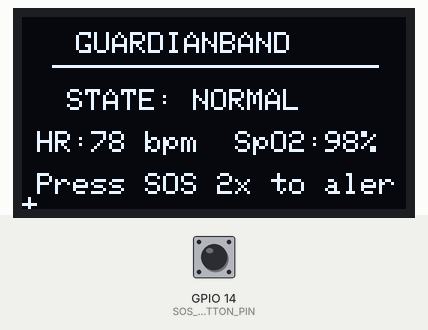
Recording of a sketch running on a simulated ESP32. On the bench: 128×64 one-colour display. Inputs (shaded band) come from the test bench; at power-on: GPIO 14 (SOS_BUTTON_PIN) HIGH. EEPROM starts erased; the modem accepts every AT command (registered, SIM ready, sends succeed) and sends nothing else; what the sketch prints to the serial monitor is not drawn.

Above: at 3.1 s.
3.2 s: GPIO 14 (SOS_BUTTON_PIN) pulled LOW for 1 s
At 5.2 s:
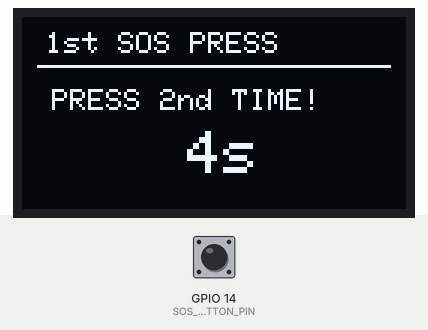
7.2 s: GPIO 14 (SOS_BUTTON_PIN) pulled LOW for 3.2 s
At 7.43 s:
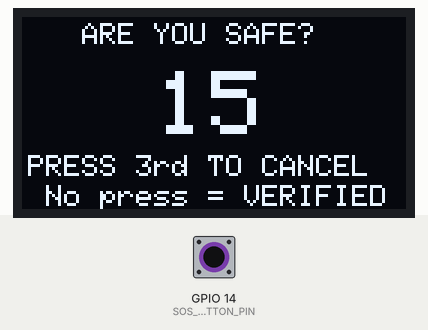
At 7.9 s:
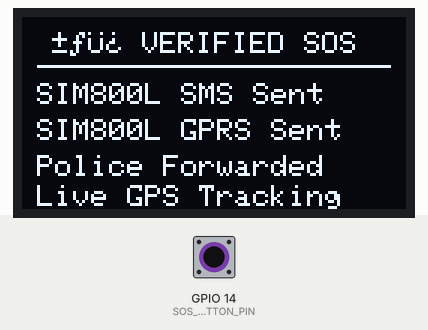
Timing chart, 0 to 10.2 s (numbered marks = the images above; inputs shaded):
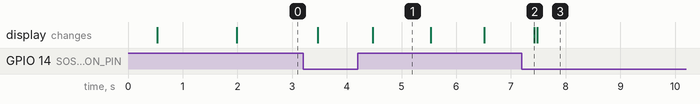

Measured:
- after the input at 3.2 s, the display: first changes after 0.26 s (image 1 shows a later state)
- after the input at 7.2 s, the display: changes after 0.23 s (image 2)
- what the display in image 1 shows lasts 1.0 s, from 4.5 s to 5.5 s

The sketch:

esp32_guardianband.ino
```cpp
/**
 * GUARDIANBAND PHYSICAL WEARABLE FIRMWARE (ESP32)
 *
 * Hardware Architecture & Pinout:
 * - Microcontroller: ESP32 (WROOM-32 / S3)
 * - Local Non-Volatile Storage: ESP32 NVS (Preferences)
 * - Sensors:
 *     - GPS Module: NEO-6M / NEO-8M (UART Serial2: RX2=GPIO16, TX2=GPIO17)
 *     - Biosensor: MAX30102 Heart Rate + SpO2 (I2C: SDA=GPIO21, SCL=GPIO22)
 * - Cellular Module: SIM800L GSM/GPRS (UART Serial1: RX1=GPIO25, TX1=GPIO26)
 * - Display: 0.96" SSD1306 OLED (I2C: SDA=GPIO21, SCL=GPIO22)
 * - Input: Single Deliberate SOS Tactile Button (GPIO 14, INPUT_PULLUP)
 *
 * =========================================================================
 * EXACT STATE MACHINE WORKFLOW:
 * NORMAL STATE
 *   │
 *   ▼
 * 1st SOS PRESS
 *   │
 *   ▼
 * 2nd SOS PRESS
 *   │
 *   ▼
 * START 15-SECOND TIMER
 *   │
 *   ├───────────────────────────────┐
 *   ▼                               ▼
 * 3rd Press within 15 seconds   No 3rd Press for 15 seconds
 *   │                               │
 *   ▼                               ▼
 * EMERGENCY CANCELLED           VERIFIED EMERGENCY
 *   │                               │
 *   ▼                               ▼
 * NORMAL                        Collect Emergency Data:
 *                               - ESP32 Local Storage (User, Device, Contact, URL)
 *                               - Sensors (GPS Location, MAX30102 HR + SpO2)
 *                                   │
 *                   ┌───────────────┴───────────────┐
 *                   ▼                               ▼
 *                SIM800L                         SIM800L
 *                  SMS                             GPRS
 *                   │                               │
 *                   ▼                               ▼
 *           Emergency Contacts                Node.js Backend
 *                                                   │
 *                                                   ▼
 *                                                Firebase
 *                                                   │
 *                                                   ▼
 *                                       CENTRAL CONTROL DASHBOARD
 *                                                   │
 *                                           ┌───────┴───────┐
 *                                           ▼               ▼
 *                                    LIVE GPS TRACKING  AI FORWARDING
 *                                           │               │
 *                                           │               ▼
 *                                           │        POLICE CONTROL ROOM
 *                                           ▼
 *                                  Continuous Location Monitoring (every 3s)
 *                                           │
 *                                           ▼
 *                                   Emergency Resolved
 *                                           │
 *                                           ▼
 *                                        NORMAL
 * =========================================================================
 */

#include <WiFi.h>
#include <HTTPClient.h>
#include <Wire.h>
#include <Preferences.h>
#include <Adafruit_GFX.h>
#include <Adafruit_SSD1306.h>

#define SCREEN_WIDTH 128
#define SCREEN_HEIGHT 64
#define OLED_RESET -1
Adafruit_SSD1306 display(SCREEN_WIDTH, SCREEN_HEIGHT, &Wire, OLED_RESET);

// Single Hardware SOS Button Pin (Active LOW with internal pullup)
const int SOS_BUTTON_PIN = 14;

// SIM800L Hardware Serial Pins (UART1)
#define SIM800_RX_PIN 25
#define SIM800_TX_PIN 26
HardwareSerial sim800(1);

// Preferences for ESP32 Local Storage (NVS)
Preferences localStorage;

// 1. ESP32 LOCAL STORAGE FIELDS
String stored_userName = "Priya Sharma";
int stored_userAge = 24;
String stored_userBlood = "B+";
String stored_userMedical = "Asthma";
String stored_deviceId = "GB-1024";
String stored_emergencyContact = "+919876543210";
String stored_contactRelation = "Mother (Sunita Sharma)";
String stored_trackingUrl = "http://localhost:5175/portal?id=GB-1024";
String stored_authToken = "tok_gb1024_secure";

// Backend API Endpoint
const char* BACKEND_BASE_URL = "http://192.168.1.100:5000";

// 2. SENSOR DATA (GPS & MAX30102)
double sensor_latitude = 10.99930;
double sensor_longitude = 77.08420;
int sensor_heartRate = 78; // BPM
int sensor_spo2 = 98;      // %

// 3. FINITE STATE MACHINE DEFINITION
enum WearableState {
  STATE_NORMAL,
  STATE_1ST_PRESS_DETECTED,
  STATE_15S_COUNTDOWN_TIMER,
  STATE_VERIFIED_EMERGENCY,
  STATE_EMERGENCY_CANCELLED
};

WearableState currentState = STATE_NORMAL;
unsigned long firstPressTimestamp = 0;
unsigned long countdownStartTimestamp = 0;
unsigned long lastGpsStreamTimestamp = 0;
int countdownRemainingSec = 15;
bool lastButtonReading = HIGH;
unsigned long lastDebounceTime = 0;
const unsigned long DEBOUNCE_DELAY_MS = 150;

// Forward declarations
void initLocalStorage();
void handleButtonPress(unsigned long now);
void start15SecondTimer();
void handle3rdPressCancel();
void handleVerifiedEmergency();
void collectEmergencyData();
void dispatchSIM800L_SMS();
void dispatchSIM800L_GPRS();
void streamContinuousGpsBreadcrumb();
void returnToNormalState();
void showNormalScreen();
void show1stPressScreen(int remainingSec);
void showCountdownScreen(int remainingSec);
void showCancelledScreen();
void showVerifiedEmergencyScreen();

void setup() {
  Serial.begin(115200);
  delay(500);
  Serial.println(F("\n=============================================="));
  Serial.println(F("GUARDIANBAND WEARABLE FIRMWARE INITIALIZING..."));
  Serial.println(F("=============================================="));

  pinMode(SOS_BUTTON_PIN, INPUT_PULLUP);

  // Initialize OLED Display
  if (!display.begin(SSD1306_SWITCHCAPVCC, 0x3C)) {
    Serial.println(F("SSD1306 allocation failed. Check I2C wiring."));
  }

  // Initialize SIM800L UART
  sim800.begin(9600, SERIAL_8N1, SIM800_RX_PIN, SIM800_TX_PIN);
  delay(1000);
  sim800.println(F("AT")); // Check AT response
  delay(200);
  sim800.println(F("AT+CMGF=1")); // Set SMS to text mode
  delay(200);

  // Initialize ESP32 Local Storage (Preferences)
  initLocalStorage();

  // Initial State: NORMAL
  returnToNormalState();
  Serial.println(F("[GuardianBand] Boot complete. Device in NORMAL STANDBY state."));
}

void loop() {
  unsigned long now = millis();

  // Read tactile SOS button with debounce
  int reading = digitalRead(SOS_BUTTON_PIN);
  if (reading != lastButtonReading) {
    lastDebounceTime = now;
  }

  if ((now - lastDebounceTime) > DEBOUNCE_DELAY_MS) {
    // If button was pressed (transition HIGH -> LOW)
    static bool buttonProcessed = false;
    if (reading == LOW && !buttonProcessed) {
      buttonProcessed = true;
      handleButtonPress(now);
    } else if (reading == HIGH) {
      buttonProcessed = false;
    }
  }
  lastButtonReading = reading;

  // State: 1ST_PRESS_DETECTED -> Window to receive 2nd Press (5s window)
  if (currentState == STATE_1ST_PRESS_DETECTED) {
    int elapsed = (now - firstPressTimestamp) / 1000;
    int windowRemaining = 5 - elapsed;

    if (windowRemaining <= 0) {
      Serial.println(F("[FSM] 1st press confirmation window expired (>5s). Returning to NORMAL."));
      returnToNormalState();
    } else {
      show1stPressScreen(windowRemaining);
    }
  }

  // State: 15S_COUNTDOWN_TIMER
  else if (currentState == STATE_15S_COUNTDOWN_TIMER) {
    int elapsed = (now - countdownStartTimestamp) / 1000;
    countdownRemainingSec = 15 - elapsed;

    if (countdownRemainingSec <= 0) {
      // Branch B: No 3rd press for 15 seconds -> VERIFIED EMERGENCY!
      Serial.println(F("[FSM] 15-second safety timer EXPIRED with NO 3rd press!"));
      handleVerifiedEmergency();
    } else {
      showCountdownScreen(countdownRemainingSec);
    }
  }

  // State: VERIFIED_EMERGENCY -> Continuous Location Monitoring (every 3 seconds)
  else if (currentState == STATE_VERIFIED_EMERGENCY) {
    if (now - lastGpsStreamTimestamp > 3000) {
      lastGpsStreamTimestamp = now;
      streamContinuousGpsBreadcrumb();
    }
  }

  delay(50);
}

/**
 * Loads and provisions ESP32 Local Non-Volatile Storage (NVS)
 */
void initLocalStorage() {
  localStorage.begin("gb_storage", false);

  if (!localStorage.isKey("deviceId")) {
    localStorage.putString("userName", stored_userName);
    localStorage.putInt("userAge", stored_userAge);
    localStorage.putString("userBlood", stored_userBlood);
    localStorage.putString("userMed", stored_userMedical);
    localStorage.putString("deviceId", stored_deviceId);
    localStorage.putString("contactPhone", stored_emergencyContact);
    localStorage.putString("contactRel", stored_contactRelation);
    localStorage.putString("trackUrl", stored_trackingUrl);
    localStorage.putString("token", stored_authToken);
    Serial.println(F("[NVS Storage] Initialized persistent parameters into ESP32 Flash."));
  } else {
    stored_userName = localStorage.getString("userName", stored_userName);
    stored_userAge = localStorage.getInt("userAge", stored_userAge);
    stored_userBlood = localStorage.getString("userBlood", stored_userBlood);
    stored_userMedical = localStorage.getString("userMed", stored_userMedical);
    stored_deviceId = localStorage.getString("deviceId", stored_deviceId);
    stored_emergencyContact = localStorage.getString("contactPhone", stored_emergencyContact);
    stored_contactRelation = localStorage.getString("contactRel", stored_contactRelation);
    stored_trackingUrl = localStorage.getString("trackUrl", stored_trackingUrl);
    stored_authToken = localStorage.getString("token", stored_authToken);
    Serial.println(F("[NVS Storage] Loaded user credentials from persistent ESP32 Flash."));
  }

  Serial.printf("  User: %s (Age: %d, Blood: %s, Notes: %s)\n",
    stored_userName.c_str(), stored_userAge, stored_userBlood.c_str(), stored_userMedical.c_str());
  Serial.printf("  Device ID: %s | Contact: %s\n", stored_deviceId.c_str(), stored_emergencyContact.c_str());
  Serial.printf("  Tracking URL: %s\n", stored_trackingUrl.c_str());
}

/**
 * Single Button SOS Protocol State Handler
 */
void handleButtonPress(unsigned long now) {
  // Case 1: NORMAL STATE -> 1st SOS PRESS
  if (currentState == STATE_NORMAL || currentState == STATE_EMERGENCY_CANCELLED) {
    firstPressTimestamp = now;
    currentState = STATE_1ST_PRESS_DETECTED;
    Serial.println(F("[FSM] 1st SOS PRESS DETECTED! Awaiting 2nd press within 5 seconds..."));
    show1stPressScreen(5);
  }

  // Case 2: 1ST PRESS DETECTED -> 2nd SOS PRESS within window
  else if (currentState == STATE_1ST_PRESS_DETECTED) {
    Serial.println(F("[FSM] 2nd SOS PRESS CONFIRMED! Starting 15-second safety verification timer."));
    start15SecondTimer();
  }

  // Case 3: 15-SECOND TIMER ACTIVE -> 3rd Press within 15 seconds -> CANCEL!
  else if (currentState == STATE_15S_COUNTDOWN_TIMER) {
    Serial.println(F("[FSM] 3rd SOS PRESS DETECTED within 15s window -> EMERGENCY CANCELLED!"));
    handle3rdPressCancel();
  }
}

/**
 * Starts the 15-Second Safety Verification Timer
 */
void start15SecondTimer() {
  currentState = STATE_15S_COUNTDOWN_TIMER;
  countdownStartTimestamp = millis();
  countdownRemainingSec = 15;
  showCountdownScreen(15);
}

/**
 * Branch A: 3rd Press within 15 seconds -> EMERGENCY CANCELLED -> NORMAL
 */
void handle3rdPressCancel() {
  currentState = STATE_EMERGENCY_CANCELLED;
  showCancelledScreen();
  Serial.println(F("[GuardianBand] 🛑 EMERGENCY CANCELLED by 3rd SOS Press."));

  // Optional: Notify backend over GPRS / WiFi if available
  if (WiFi.status() == WL_CONNECTED) {
    HTTPClient http;
    String endpoint = String(BACKEND_BASE_URL) + "/api/device/cancel";
    http.begin(endpoint);
    http.addHeader("Content-Type", "application/json");
    http.addHeader("x-device-token", stored_authToken);

    String payload = "{\"deviceId\":\"" + stored_deviceId + "\",\"reason\":\"3RD_PRESS_WITHIN_15S_EMERGENCY_CANCELLED\"}";
    http.POST(payload);
    http.end();
  }

  delay(2500);
  returnToNormalState();
}

/**
 * Branch B: No 3rd Press for 15 seconds -> VERIFIED EMERGENCY
 */
void handleVerifiedEmergency() {
  currentState = STATE_VERIFIED_EMERGENCY;
  showVerifiedEmergencyScreen();
  Serial.println(F("\n======================================================="));
  Serial.println(F("🚨 VERIFIED EMERGENCY ACTIVATED (No 3rd Press for 15s)"));
  Serial.println(F("======================================================="));

  // Step 1: Collect Emergency Data (Local Storage + Sensors)
  collectEmergencyData();

  // Step 2: SIM800L SMS directly to Emergency Contacts
  dispatchSIM800L_SMS();

  // Step 3: SIM800L GPRS payload to Node.js Backend & Firebase
  dispatchSIM800L_GPRS();

  lastGpsStreamTimestamp = millis();
}

/**
 * Collects emergency parameters from ESP32 Local Storage and live sensors
 */
void collectEmergencyData() {
  Serial.println(F("[Data Collection]"));
  Serial.printf("  1. ESP32 Local Storage: User %s, Device %s, Contact %s\n",
    stored_userName.c_str(), stored_deviceId.c_str(), stored_emergencyContact.c_str());
  Serial.printf("  2. Sensors: GPS (%0.5f, %0.5f), HR %d BPM, SpO2 %d%%\n",
    sensor_latitude, sensor_longitude, sensor_heartRate, sensor_spo2);
  Serial.printf("  3. Tracking URL: %s\n", stored_trackingUrl.c_str());
}

/**
 * Dispatches cellular SMS directly to Emergency Contacts via SIM800L GSM AT commands
 */
void dispatchSIM800L_SMS() {
  Serial.printf("[SIM800L SMS] Transmitting emergency SMS to %s...\n", stored_emergencyContact.c_str());

  sim800.print(F("AT+CMGS=\""));
  sim800.print(stored_emergencyContact);
  sim800.println(F("\""));
  delay(500);

  // SMS Body
  sim800.print(F("GUARDIANBAND SOS ALERT!\n"));
  sim800.printf("Wearer %s (Age %d, %s) is in distress.\n", stored_userName.c_str(), stored_userAge, stored_userBlood.c_str());
  sim800.printf("GPS: %0.5f, %0.5f\n", sensor_latitude, sensor_longitude);
  sim800.printf("Map: https://maps.google.com/?q=%0.5f,%0.5f\n", sensor_latitude, sensor_longitude);
  sim800.printf("Live Tracking: %s\n", stored_trackingUrl.c_str());
  sim800.printf("Vitals: HR %d BPM, SpO2 %d%%\n", sensor_heartRate, sensor_spo2);
  sim800.write(26); // Ctrl+Z to send SMS
  delay(3000);

  Serial.println(F("[SIM800L SMS] Dispatched to Emergency Contacts!"));
}

/**
 * Transmits cellular GPRS HTTP POST payload to Node.js Backend & Firebase
 */
void dispatchSIM800L_GPRS() {
  Serial.println(F("[SIM800L GPRS] Transmitting payload to Node.js Backend..."));

  // Build JSON payload
  String payload = "{";
  payload += "\"deviceId\":\"" + stored_deviceId + "\",";
  payload += "\"userId\":\"USER-1024\",";
  payload += "\"verificationMethod\":\"NO_3RD_PRESS_15S\",";
  payload += "\"latitude\":" + String(sensor_latitude, 5) + ",";
  payload += "\"longitude\":" + String(sensor_longitude, 5) + ",";
  payload += "\"heartRate\":" + String(sensor_heartRate) + ",";
  payload += "\"spo2\":" + String(sensor_spo2) + ",";
  payload += "\"battery\":84,";
  payload += "\"source\":\"PHYSICAL_DEVICE\"";
  payload += "}";

  // HTTP POST via SIM800L GPRS or WiFi fallback
  if (WiFi.status() == WL_CONNECTED) {
    HTTPClient http;
    String endpoint = String(BACKEND_BASE_URL) + "/api/device/sos";
    http.begin(endpoint);
    http.addHeader("Content-Type", "application/json");
    http.addHeader("x-device-token", stored_authToken);

    int httpCode = http.POST(payload);
    Serial.printf("[Node.js Backend] HTTP Response Status: %d\n", httpCode);
    http.end();
  } else {
    // AT Commands for SIM800L HTTP
    sim800.println(F("AT+HTTPINIT"));
    delay(500);
    sim800.printf("AT+HTTPPARA=\"URL\",\"%s/api/device/sos\"\n", BACKEND_BASE_URL);
    delay(500);
    sim800.println(F("AT+HTTPPARA=\"CONTENT\",\"application/json\""));
    delay(500);
    sim800.printf("AT+HTTPDATA=%d,10000\n", payload.length());
    delay(500);
    sim800.println(payload);
    delay(500);
    sim800.println(F("AT+HTTPACTION=1")); // POST
    delay(2000);
    sim800.println(F("AT+HTTPTERM"));
  }

  Serial.println(F("[SIM800L GPRS] Transmission completed -> Firebase & Central Dashboard!"));
}

/**
 * Continuous Location Monitoring: Streams GPS coordinates every 3 seconds
 */
void streamContinuousGpsBreadcrumb() {
  sensor_latitude += 0.00008; // Simulate slight movement
  sensor_longitude += 0.00006;

  Serial.printf("[Continuous Monitoring] GPS Breadcrumb: (%0.5f, %0.5f) -> Central Command & Police EOC\n",
    sensor_latitude, sensor_longitude);

  if (WiFi.status() == WL_CONNECTED) {
    HTTPClient http;
    String endpoint = String(BACKEND_BASE_URL) + "/api/device/location";
    http.begin(endpoint);
    http.addHeader("Content-Type", "application/json");
    http.addHeader("x-device-token", stored_authToken);

    String payload = "{";
    payload += "\"deviceId\":\"" + stored_deviceId + "\",";
    payload += "\"userId\":\"USER-1024\",";
    payload += "\"latitude\":" + String(sensor_latitude, 5) + ",";
    payload += "\"longitude\":" + String(sensor_longitude, 5) + ",";
    payload += "\"heartRate\":" + String(sensor_heartRate) + ",";
    payload += "\"spo2\":" + String(sensor_spo2);
    payload += "}";

    http.POST(payload);
    http.end();
  }
}

/**
 * Restores wearable hardware to clean NORMAL state
 */
void returnToNormalState() {
  currentState = STATE_NORMAL;
  countdownRemainingSec = 15;
  showNormalScreen();
}

// =========================================================================
// OLED SCREEN DISPLAY RENDERING HELPERS
// =========================================================================

void showNormalScreen() {
  display.clearDisplay();
  display.setTextColor(SSD1306_WHITE);
  display.setTextSize(1);
  display.setCursor(18, 5);
  display.println(F("GUARDIANBAND"));
  display.drawLine(10, 16, 118, 16, SSD1306_WHITE);
  display.setCursor(15, 24);
  display.println(F("STATE: NORMAL"));
  display.setCursor(5, 38);
  display.printf("HR:%d bpm  SpO2:%d%%\n", sensor_heartRate, sensor_spo2);
  display.setCursor(5, 52);
  display.println(F("Press SOS 2x to alert"));
  display.display();
}

void show1stPressScreen(int remainingSec) {
  display.clearDisplay();
  display.setTextColor(SSD1306_WHITE);
  display.setTextSize(1);
  display.setCursor(8, 5);
  display.println(F("1st SOS PRESS"));
  display.drawLine(5, 16, 122, 16, SSD1306_WHITE);
  display.setCursor(10, 24);
  display.println(F("PRESS 2nd TIME!"));
  display.setTextSize(2);
  display.setCursor(55, 38);
  display.printf("%ds\n", remainingSec);
  display.display();
}

void showCountdownScreen(int remainingSec) {
  display.clearDisplay();
  display.setTextColor(SSD1306_WHITE);
  display.setTextSize(1);
  display.setCursor(20, 2);
  display.println(F("ARE YOU SAFE?"));
  display.setTextSize(3);
  display.setCursor(45, 18);
  display.println(remainingSec);
  display.setTextSize(1);
  display.setCursor(2, 46);
  display.println(F("PRESS 3rd TO CANCEL"));
  display.setCursor(8, 56);
  display.println(F("No press = VERIFIED"));
  display.display();
}

void showCancelledScreen() {
  display.clearDisplay();
  display.setTextColor(SSD1306_WHITE);
  display.setTextSize(1);
  display.setCursor(5, 15);
  display.println(F("EMERGENCY CANCELLED"));
  display.drawLine(5, 27, 122, 27, SSD1306_WHITE);
  display.setCursor(15, 35);
  display.println(F("3rd Press Detected"));
  display.setCursor(18, 48);
  display.println(F("Returning NORMAL"));
  display.display();
}

void showVerifiedEmergencyScreen() {
  display.clearDisplay();
  display.setTextColor(SSD1306_WHITE);
  display.setTextSize(1);
  display.setCursor(10, 5);
  display.println(F("🚨 VERIFIED SOS"));
  display.drawLine(5, 16, 122, 16, SSD1306_WHITE);
  display.setCursor(5, 22);
  display.println(F("SIM800L SMS Sent"));
  display.setCursor(5, 34);
  display.println(F("SIM800L GPRS Sent"));
  display.setCursor(5, 46);
  display.println(F("Police Forwarded"));
  display.setCursor(5, 56);
  display.println(F("Live GPS Tracking"));
  display.display();
}
```
